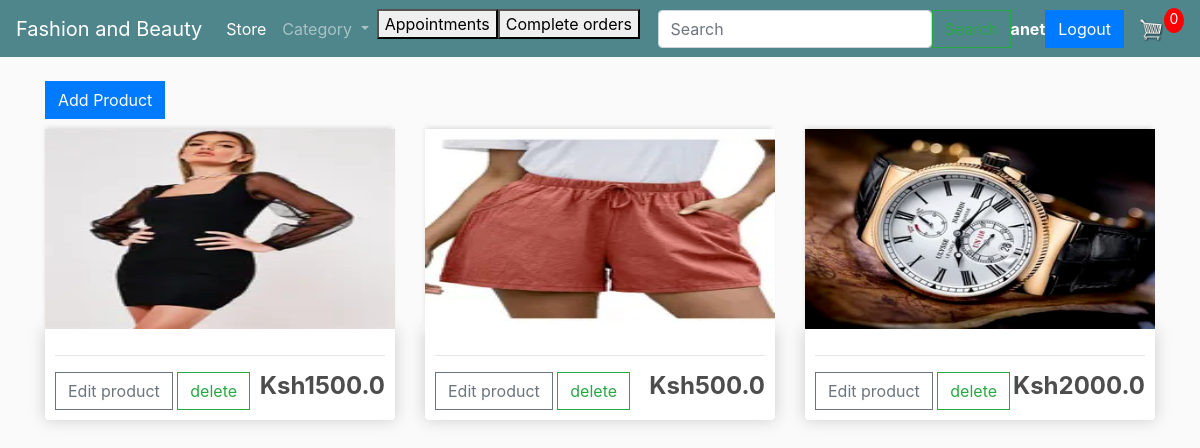
/vendor/ (signed in), run on the app's committed database.
### myfashionbeauty/models.py (models this page shows, shortened)
class Customer(AbstractUser):
    email = models.CharField(max_length=200)
    is_customer=models.BooleanField("is_customer", default=True)
    is_vendor=models.BooleanField("is_vendor", default=False)

class Product(models.Model):
    vendor = models.ForeignKey(settings.AUTH_USER_MODEL, on_delete=models.CASCADE, null=True)
    name = models.CharField(max_length=200)
    price = models.FloatField(max_length=7, default=0.00)
    description = models.TextField(default="")
    type=models.CharField(default="none", max_length=50)
    image = models.ImageField(null=True, blank=True)
    @property
    def imageURL(self):
        try:
            url = self.image.url
        except:
            url = ''
        return url

### myfashionbeauty/views.py (the view)
# urls.py: path('vendor/', views.vendor, name="vendor"),
def vendor(request):
    if request.user.is_authenticated and request.user.is_vendor:
        products = Product.objects.filter(vendor=request.user)
        context = {'products': products}
        return render(request, 'vendor.html', context)
    else:
        return redirect('login')

### myfashionbeauty/templates/vendor.html (shortened to what this page needs)
{% extends 'main.html' %}
{% load static %}
{% block content %}
	<div style="clear: both;">
		<a href="{% url 'add_product' %}" class="btn btn-primary">Add Product</a>
	  </div>
	  <div class="row">
	{% for product in products %}
	<div class="col-lg-4">
		<img class="thumbnail" src="{{product.imageURL}}">
		<div class="box-element product">
			<hr>
			<a href="{% url 'edit_product' product.id %}" class="btn btn-outline-secondary">Edit product</a>
			<a class="btn btn-outline-success" href="{% url 'delete_product' product.id %}">delete</a>
			<h4 style="display: inline-block; float:right"><strong>Ksh{{product.price}}</strong></h4>
		</div>
	</div>
	{% endfor %}
</div>
{% endblock content %}

### myfashionbeauty/templates/main.html (shortened to what this page needs)
<!DOCTYPE html>
{% load static %}
<html>
<head>
    <link rel="stylesheet" href="https://cdn.datatables.net/1.13.4/css/jquery.dataTables.css" />
    <link href="https://cdn.datatables.net/v/dt/jq-3.6.0/dt-1.13.4/b-2.3.6/b-colvis-2.3.6/b-html5-2.3.6/r-2.4.1/datatables.min.css" rel="stylesheet"/>
    <link rel="stylesheet" href="https://stackpath.bootstrapcdn.com/bootstrap/4.4.1/css/bootstrap.min.css"
>
     <link rel="stylesheet" type="text/css" href="{% static 'css/main.css' %}">
</head>
<body>
    <nav class="navbar navbar-expand-lg navbar-dark bg-dark">
        <a class="navbar-brand" href="{% url 'store' %}">Fashion and Beauty</a>
        <div class="collapse navbar-collapse" id="navbarSupportedContent">
            <ul class="navbar-nav mr-auto">
                <li class="nav-item active">
                    <a class="nav-link" href="{% url 'store' %}">Store <span class="sr-only">(current)</span></a>
                </li>
                <li class="nav-item dropdown">
                    <a class="nav-link dropdown-toggle" href="#" id="navbarDropdown" role="button"
                        data-toggle="dropdown" aria-haspopup="true" aria-expanded="false">
                        Category
                    </a>
                </li>
                <a href="{% url 'appointments' %}">
                    <button>Appointments</button>
                    <br>
                </a><br>
                <a href="{% url 'paid_orders' %}">
                    <button>Complete orders</button>
                </a>
            </ul>
            <form class="d-flex" action="{% url 'product_search' %}" method="get">
                <input class="form-control me-2" type="search" name="q" placeholder="Search" aria-label="Search">
                <button class="btn btn-outline-success" type="submit">Search</button>
              </form>
        </div>
        <br>
        <div class="form-inline my-2 my-lg-0">
            <span class="hello-msg" style="color:white"><strong>{{request.user.username}}</strong></span>
            <br>
            <span><a href="{% url 'logout' %}"><button class="btn btn-primary">Logout</button></a></span>
            <br>
            <a href="{% url 'cart' %}">
                <img id="cart-icon" src="{% static 'images/cart.png' %}">
            </a>
            <p id="cart-total">{% if cartItems %}{{cartItems}}{% else %} 0 {% endif %}</p>
        </div>
    </nav>
    <div class="container">
        <br>
        {% block content %}
        {% endblock content %}
    </div>
</body>

### static/css/main.css (style rules this page uses)
body { background-color: hsl(0, 0%, 98%); }
h1,h2,h3,h4,h5,h6 { color:hsl(0, 0%, 30%); }
.box-element { box-shadow:hsl(0, 0%, 80%) 0 0 16px; background-color: #fff; border-radius: 4px; padding: 10px; }
.thumbnail { width: 100%; height: 200px; -webkit-box-shadow: -1px -3px 5px -2px rgba(214,214,214,1); -moz-box-shadow: -1px -3px 5px -2px rgba(214,214,214,1); box-shadow: -1px -3px 5px -2px rgba(214,214,214,1); }
.product { border-radius: 0 0 4px 4px; }
.bg-dark { background-color: #4f868c!important; }
#cart-icon { width:25px; display: inline-block; margin-left: 15px; }
#cart-total { display: block; text-align: center; color:#fff; background-color: red; width: 20px; height: 25px; border-radius: 50%; font-size: 14px; }
.col-lg-4, .col-lg-6, .col-lg-8, .col-lg-12 { margin-top: 10px; }
.btn { border-radius: 0; }

### data on the page
Customer: user.username "anet"
Product: imageURL (picture), price "1500.0"
Product: imageURL (picture), price "500.0"
Product: imageURL (picture), price "2000.0"
